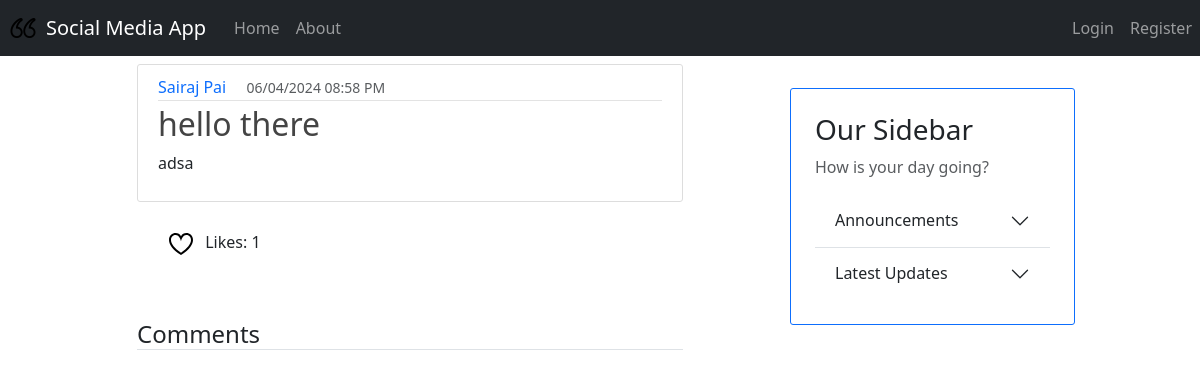
Page /post/10 on the earlier database version.
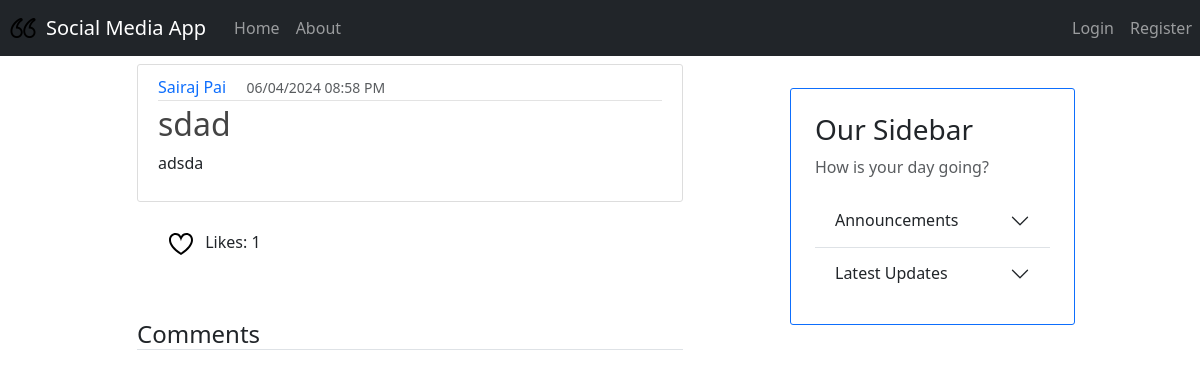
Same page on the later database version.
### models.py (models this page shows, shortened)
class Base(DeclarativeBase): # pylint: disable=too-few-public-methods
    pass

class User(Base, UserMixin): # pylint: disable=too-few-public-methods
    __tablename__ = "user_account"
    username: Mapped[str] = mapped_column(primary_key=True)
    fullname: Mapped[str] = mapped_column(nullable=False)
    email: Mapped[str] = mapped_column(nullable=False, unique=True)
    password: Mapped[str] = mapped_column(nullable=False)
    profile_pic_url: Mapped[Optional[str]] = mapped_column(default="user.png")
    posts: Mapped[List["Posts"]] = relationship(back_populates="owner")

class Posts(Base): # pylint: disable=too-few-public-methods
    __tablename__ = "posts"
    id: Mapped[int] = mapped_column(primary_key=True)
    title: Mapped[str] = mapped_column(nullable=False)
    text: Mapped[str] = mapped_column(nullable=False)
    image: Mapped[Optional[str]] = mapped_column()
    likes: Mapped[List["Likes"]] = relationship(back_populates="post")
    timestamp: Mapped[int] = mapped_column(nullable=False)
    owner_id: Mapped[str] = mapped_column(ForeignKey("user_account.username"))
    owner: Mapped["User"] = relationship(back_populates="posts")
    comments: Mapped[List["Comments"]] = relationship(back_populates="post")
    no_of_likes = column_property(
        select(func.count(Likes.id))
        .where(Likes.liked_post_id == id)
        .scalar_subquery()
    )

### app.py (the view)
@app.route("/post/<int:post_id>", methods=['GET', 'POST'])
def post(post_id):
    post = db.session.execute(db.select(Posts).where(Posts.id == post_id)).scalar_one_or_none()
    tz = timezone("Asia/Kolkata")
    comment = db.session.execute(db.select(Comments).where(id == post_id)).scalars()
    if current_user.is_authenticated:
        has_liked = db.session.execute(select(Likes)
                                       .where(Likes.liked_by_id == current_user.username)
                                       .where(Likes.liked_post_id == post_id)
                                       ).scalar_one_or_none()
        form = CommentForm()
        if form.validate_on_submit() :
            comment = Comments(
                        text=form.text.data,
                        created_by=current_user,
                        post_id = post_id,
                        )
            db.session.add(comment)
            post.comments.append(comment)
            comment.created_by = current_user
            db.session.commit()
            for comment in post.comments:
                print(comment)
            flash('Comment Created!', 'success')
        return render_template('post.html', post=post,datetime=datetime,comments=post.comments,form=form,tz=tz, has_liked=has_liked)
    else:
        return render_template('post.html', post=post,datetime=datetime,comments=post.comments,form=None,tz=tz)

### templates/post.html (shortened to what this page needs)
{% extends "layout.html" %}
{% block content %}
<article class="media content-section">
    <div class="media-body">
        <div class="article-metadata">
            <a class="text-decoration-none me-3" href="#">{{ post.owner.fullname }}</a>
              <small class="text-muted">{{ datetime.fromtimestamp(post.timestamp, tz=tz).strftime('%d/%m/%Y %I:%M %p') }}</small>
        </div>
            <h2 class="article-title">{{ post.title }}</h2>
            <p class="article-content">{{ post.text }}</p>
    </div>
</article>
<li class="button-container d-flex justify-content-between">
    <div class="mt-2 mb-4">
        <ul class="button" onclick="location.href='{{ url_for('like_post', post_id=post.id) }}';">
            {% if has_liked %}
                <img src="{{ url_for('static', filename='liked.svg') }}" class="me-2 likeButton">
            {% else %}
                <img src="{{ url_for('static', filename='notliked.svg') }}" class="me-2 likeButton">
            {% endif %}
            Likes: {{ post.no_of_likes }}
        </ul>
    </div>
</li>
        <div class="media-body">
        <h4 class="border-bottom mt-4">Comments</h4>
    </div>
<br>
{% endblock %}

### templates/layout.html (shortened to what this page needs)
<!DOCTYPE html>
<html lang="en">
<head>
    <link href="https://cdn.jsdelivr.net/npm/bootstrap@5.3.3/dist/css/bootstrap.min.css" rel="stylesheet">
    <link rel="stylesheet" type="text/css" href="{{ url_for('static', filename='main.css') }}">
</head>
<body>
    <nav class="navbar navbar-expand-md navbar-dark bg-dark mb-2">
         <img src="{{ url_for('static', filename='icon.png') }}" width="30" height="30" class="d-inline-block align-top me-2 ms-2" alt="App Icon">
        <a class="navbar-brand mx-auto" href="#">Social Media App</a>
        <div class="collapse navbar-collapse" id="navbarNav">
            <ul class="navbar-nav">
                <li class="nav-item active">
                    <a class="nav-link" href="{{ url_for('home') }}">Home </a>
                </li>
                <li class="nav-item">
                    <a class="nav-link" href="{{ url_for('about') }}">About</a>
                </li>
            </ul>
            <ul class="navbar-nav ms-auto">
                {% if not current_user.is_authenticated %}
                    <li class="nav-item">
                        <a class="nav-link" href="{{ url_for('login') }}">Login</a>
                    </li>
                    <li class="nav-item">
                        <a class="nav-link" href="{{ url_for('register') }}">Register</a>
                    </li>
                {% endif %}
            </ul>
        </div>
    </nav>
    <div class="container">
        <div class="row align-items-start">
            <div class="col-md-6 offset-md-1 col-12">
                {% block content %}
                {% endblock %}
            </div>
            <div class="col-md-3 offset-md-1 col-10 offset-1 p-4 mt-4 border border-primary content-section">
                <div class="sidebar">
                    <h3>Our Sidebar</h3>
                    <p class='text-muted'>How is your day going?</p>
                    <div class="accordion accordion-flush" id="accordionFlushExample">
                        <div class="accordion-item">
                            <h2 class="accordion-header" id="flush-headingOne">
                                <button class="accordion-button collapsed" type="button" data-bs-toggle="collapse" data-bs-target="#flush-collapseOne" aria-expanded="false" aria-controls="flush-collapseOne">
                                    Announcements
                                </button>
                            </h2>
                        </div>
                        <div class="accordion-item">
                            <h2 class="accordion-header" id="flush-headingTwo">
                                <button class="accordion-button collapsed" type="button" data-bs-toggle="collapse" data-bs-target="#flush-collapseTwo" aria-expanded="false" aria-controls="flush-collapseTwo">
                                    Latest Updates
                                </button>
                            </h2>
                        </div>
                    </div>
                </div>
            </div>
        </div>
    </div>
</body>
</html>

### static/main.css (style rules this page uses)
.content-section { background: #ffffff; padding: 10px 20px; border: 1px solid #dddddd; border-radius: 8px; margin-bottom: 20px; }
#navbarNav { padding-left: 20px; }
.content-section { background: #ffffff; padding: 10px 20px; border: 1px solid #dddddd; border-radius: 3px; margin-bottom: 20px; }
.article-title { color: #444444; }
.article-content { white-space: pre-line; }
.article-metadata { padding-bottom: 1px; margin-bottom: 4px; border-bottom: 1px solid #e3e3e3 }

Differences in the rows shown:
changed Posts: title "hello there" → "sdad"; text "adsa" → "adsda"
